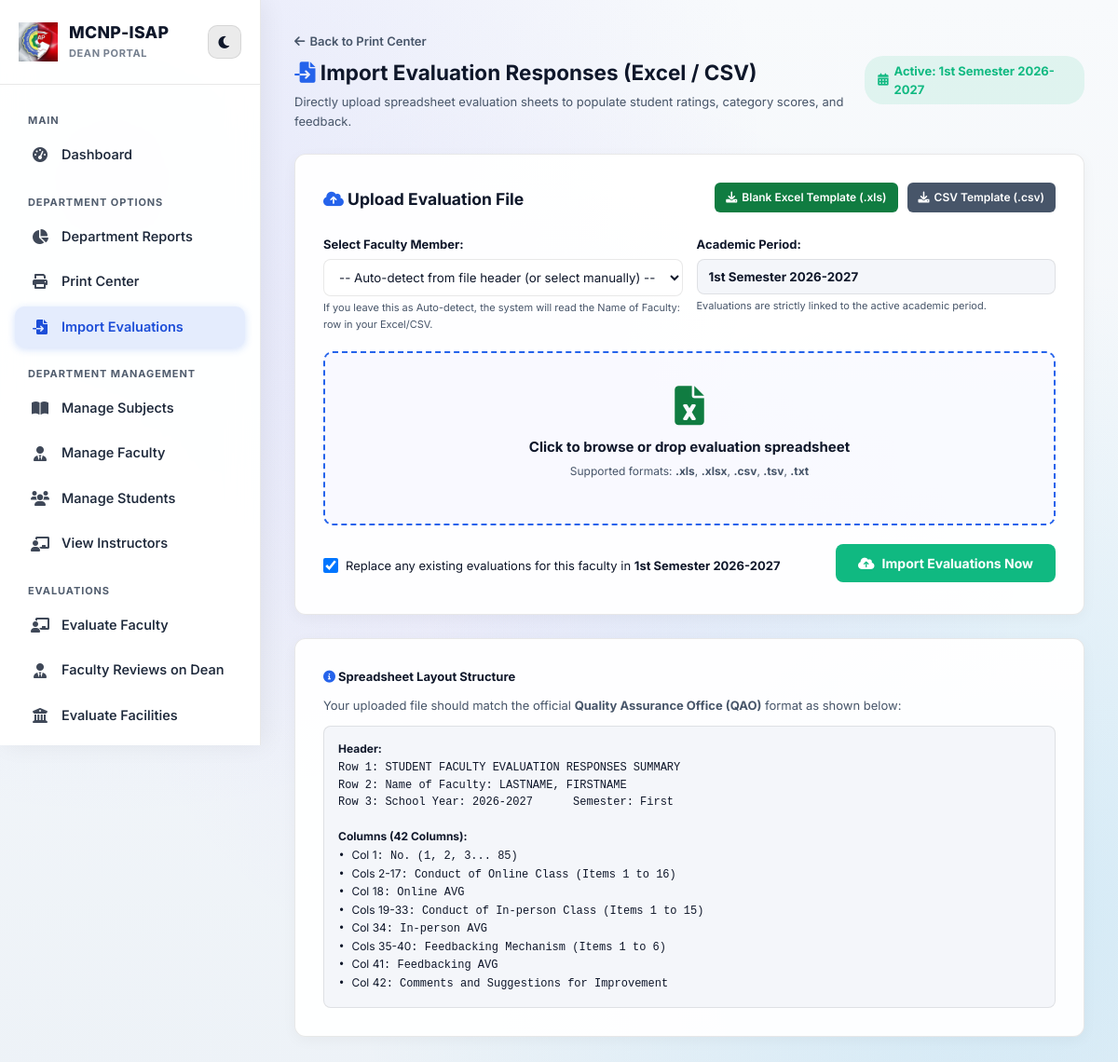
The page /import_evaluations.php (signed in) on the database its author committed.
### tables this page shows
CREATE TABLE `academic_periods` (
  `id` int(11) NOT NULL AUTO_INCREMENT,
  `school_year` varchar(20) NOT NULL,
  `semester` varchar(50) NOT NULL,
  `is_active` tinyint(1) DEFAULT 0,
  `created_at` timestamp NOT NULL DEFAULT current_timestamp(),
  PRIMARY KEY (`id`)
);

### import_evaluations.php (the view, shortened to what this page needs)
<?php
include 'db_connect.php';
$role = $_SESSION['role'];
$active_period = $conn->query("SELECT id, semester, school_year FROM academic_periods WHERE is_active = 1 LIMIT 1")->fetch_assoc();
$active_sy = trim($active_period['school_year'] ?? '2026-2027');
$active_sem = trim($active_period['semester'] ?? '1st Semester');
$period_label = "{$active_sem} {$active_sy}";
?>
<!DOCTYPE html>
<html lang="en">
<head>
    <link rel="stylesheet" href="style.css?v=<?php echo filemtime('style.css'); ?>">
    <link rel="stylesheet" href="https://cdnjs.cloudflare.com/ajax/libs/font-awesome/6.0.0/css/all.min.css">
</head>
<body class="dashboard-body">
    <div class="split-container">
        <?php
        if ($role === 'dean') {
            include 'dean_sidebar.php';
        } else {
            include 'admin_sidebar.php';
        }
        ?>
        <main class="main-content">
            <div class="import-container">
                <div style="display:flex; justify-content:space-between; align-items:center; margin-bottom:25px;">
                    <div>
                        <a href="print_center.php" style="color:var(--text-muted); text-decoration:none; font-size:13px; font-weight:600; display:inline-flex; align-items:center; gap:5px; margin-bottom:6px;">
                            <i class="fas fa-arrow-left"></i> Back to Print Center
                        </a>
                        <h2 style="color:var(--text-main); margin:0;">
                            <i class="fas fa-file-import" style="color:var(--accent);"></i> Import Evaluation Responses (Excel / CSV)
                        </h2>
                        <p style="color:var(--text-muted); font-size:13px; margin:4px 0 0;">
                            Directly upload spreadsheet evaluation sheets to populate student ratings, category scores, and feedback.
                        </p>
                    </div>
                    <div class="stats-badge">
                        <i class="fas fa-calendar-alt"></i> Active: <?php echo htmlspecialchars($period_label); ?>
                    </div>
                </div>
                <div class="card-upload">
                    <div style="display:flex; justify-content:space-between; align-items:center; margin-bottom:20px;">
                        <h3 style="margin:0; color:var(--text-main);"><i class="fas fa-cloud-upload-alt" style="color:var(--accent);"></i> Upload Evaluation File</h3>
                        <div style="display:flex; gap:10px;">
                            <a href="download_template.php?format=excel" class="btn-action" style="background:#107c41; color:white; font-size:12px; padding:7px 12px; border-radius:6px; text-decoration:none; font-weight:600; display:inline-flex; align-items:center; gap:5px;">
                                <i class="fas fa-download"></i> Blank Excel Template (.xls)
                            </a>
                            <a href="download_template.php?format=csv" class="btn-action" style="background:#475569; color:white; font-size:12px; padding:7px 12px; border-radius:6px; text-decoration:none; font-weight:600; display:inline-flex; align-items:center; gap:5px;">
                                <i class="fas fa-download"></i> CSV Template (.csv)
                            </a>
                        </div>
                    </div>
                    <form method="POST" enctype="multipart/form-data">
                        <div style="display:grid; grid-template-columns: 1fr 1fr; gap: 15px; margin-bottom: 20px;">
                            <div>
                                <label style="display:block; font-size:13px; font-weight:700; color:var(--text-main); margin-bottom:6px;">Select Faculty Member:</label>
                                <select name="faculty_id" id="faculty_id" style="width:100%; padding:10px 12px; border-radius:8px; border:1px solid var(--border-color); background:var(--input-bg); color:var(--text-main);">
                                    <option value="0">-- Auto-detect from file header (or select manually) --</option>
                                </select>
                                <small style="color:var(--text-muted); font-size:11px; margin-top:4px; display:block;">
                                    If you leave this as Auto-detect, the system will read the <code>Name of Faculty:</code> row in your Excel/CSV.
                                </small>
                            </div>
                            <div>
                                <label style="display:block; font-size:13px; font-weight:700; color:var(--text-main); margin-bottom:6px;">Academic Period:</label>
                                <input type="text" value="<?php echo htmlspecialchars($period_label); ?>" disabled style="width:100%; padding:10px 12px; border-radius:8px; border:1px solid var(--border-color); background:var(--bg-color); color:var(--text-main); font-weight:bold;">
                                <small style="color:var(--text-muted); font-size:11px; margin-top:4px; display:block;">
                                    Evaluations are strictly linked to the active academic period.
                                </small>
                            </div>
                        </div>
                        <div class="dropzone" onclick="document.getElementById('eval_file').click()">
                            <i class="fas fa-file-excel" style="font-size:42px; color:#107c41; margin-bottom:12px;"></i>
                            <h4 style="margin:0 0 6px; color:var(--text-main);">Click to browse or drop evaluation spreadsheet</h4>
                            <p style="margin:0; font-size:12px; color:var(--text-muted);">
                                Supported formats: <strong>.xls</strong>, <strong>.xlsx</strong>, <strong>.csv</strong>, <strong>.tsv</strong>, <strong>.txt</strong>
                            </p>
                        </div>
                        <div style="margin-top:20px; display:flex; justify-content:space-between; align-items:center;">
                            <label style="display:inline-flex; align-items:center; gap:8px; font-size:13px; color:var(--text-main); cursor:pointer;">
                                <input type="checkbox" name="replace_existing" value="1" checked style="width:16px; height:16px;">
                                <span>Replace any existing evaluations for this faculty in <strong><?php echo htmlspecialchars($period_label); ?></strong></span>
                            </label>
                            <button type="submit" class="btn-action" style="background:#10b981; color:white; border:none; padding:12px 24px; border-radius:8px; font-weight:700; cursor:pointer; font-size:14px; display:inline-flex; align-items:center; gap:8px;">
                                <i class="fas fa-cloud-upload-alt"></i> Import Evaluations Now
                            </button>
                        </div>
                    </form>
                </div>
                <div class="card-upload" style="background:var(--card-bg); font-size:13px;">
                    <h4 style="margin:0 0 10px; color:var(--text-main);"><i class="fas fa-info-circle" style="color:var(--accent);"></i> Spreadsheet Layout Structure</h4>
                    <p style="color:var(--text-muted); line-height:1.6; margin-bottom:12px;">
                        Your uploaded file should match the official <strong>Quality Assurance Office (QAO)</strong> format as shown below:
                    </p>
                    <div style="background:var(--bg-color); border:1px solid var(--border-color); border-radius:8px; padding:15px; font-family:monospace; font-size:12px; overflow-x:auto;">
                        <strong>Header:</strong><br>
                        Row 1: STUDENT FACULTY EVALUATION RESPONSES SUMMARY<br>
                        Row 2: Name of Faculty: LASTNAME, FIRSTNAME<br>
                        Row 3: School Year: 2026-2027 &nbsp;&nbsp;&nbsp;&nbsp; Semester: First<br><br>
                        <strong>Columns (42 Columns):</strong><br>
                        &bull; <code>Col 1</code>: No. (1, 2, 3... 85)<br>
                        &bull; <code>Cols 2-17</code>: Conduct of Online Class (Items 1 to 16)<br>
                        &bull; <code>Col 18</code>: Online AVG<br>
                        &bull; <code>Cols 19-33</code>: Conduct of In-person Class (Items 1 to 15)<br>
                        &bull; <code>Col 34</code>: In-person AVG<br>
                        &bull; <code>Cols 35-40</code>: Feedbacking Mechanism (Items 1 to 6)<br>
                        &bull; <code>Col 41</code>: Feedbacking AVG<br>
                        &bull; <code>Col 42</code>: Comments and Suggestions for Improvement<br>
                    </div>
                </div>
            </div>
        </main>
    </div>
</body>
</html>

### import_evaluations.php (style rules this page uses)
.import-container { max-width: 950px; margin: 0 auto; }
.card-upload { background: var(--card-bg); border: 1px solid var(--border-color); border-radius: 12px; padding: 30px; margin-bottom: 25px; box-shadow: 0 4px 15px rgba(0, 0, 0, 0.04); }
.dropzone { border: 2px dashed var(--accent); border-radius: 10px; padding: 35px 20px; text-align: center; background: rgba(99, 102, 241, 0.03); cursor: pointer; transition: all 0.2s ease; }
.stats-badge { background: rgba(16, 185, 129, 0.1); color: #10b981; padding: 6px 14px; border-radius: 20px; font-weight: 700; font-size: 13px; display: inline-flex; align-items: center; gap: 6px; }

### rows shown on the page
academic_periods: period_label "1st Semester 2026-2027", semester+school_year "1st Semester 2026-2027"
